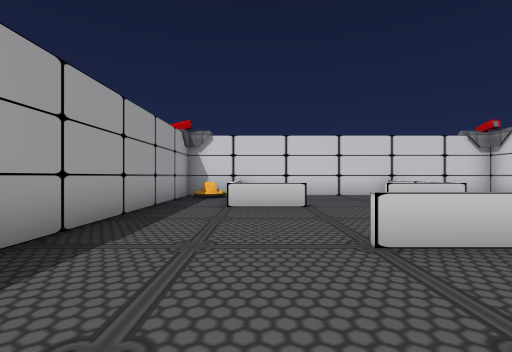
[1] (above)

12 first-person views from a walk through a 3-D level made in the Unity game engine. The camera is 1.3 m above the floor, looks level and sees 85° across. The floor is counted in squares, 2 m on a side. Each view is taken from the middle of a square. On the plan, view 1 faces up. The plan holds only what a view shows up to about 9 squares ahead; the rest is blank. The place goes on beyond the plan. The player is left out. Some animated figures are left out. Door leaves are left out, so doorways stand open. Some surface patterns are stand-ins.

[2]
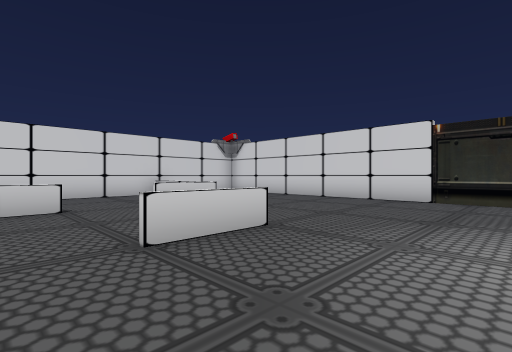

[3]
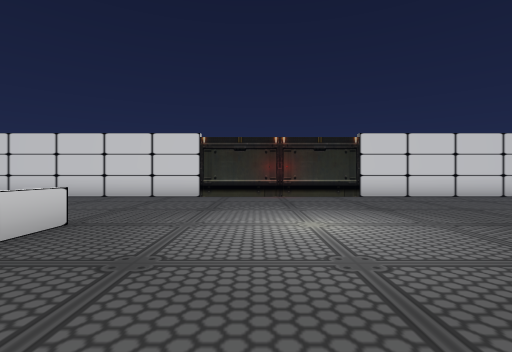

[4]
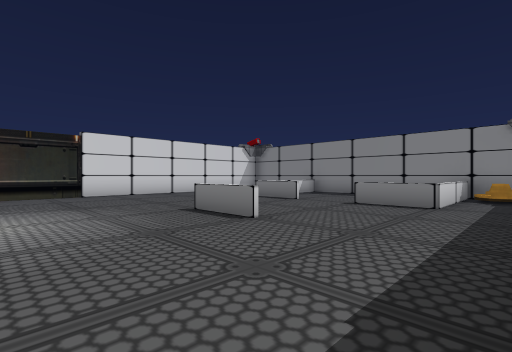

[5]
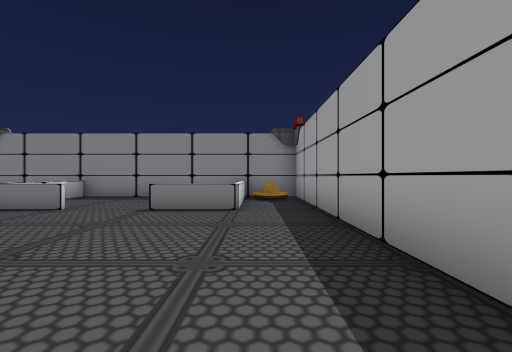

[6]
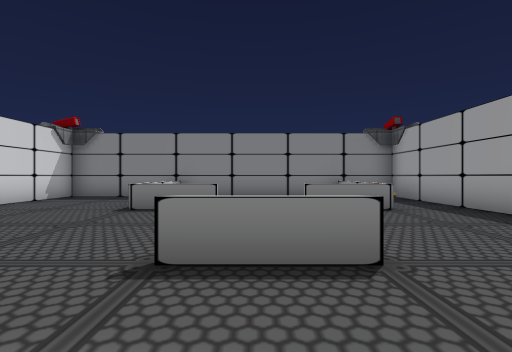

[7]
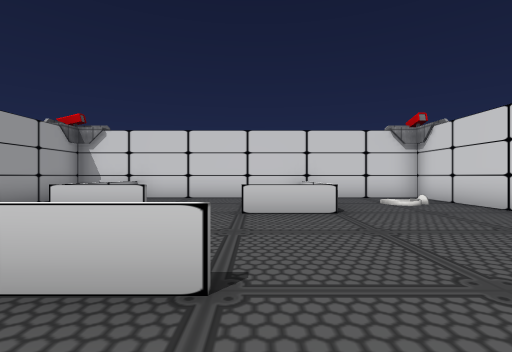

[8]
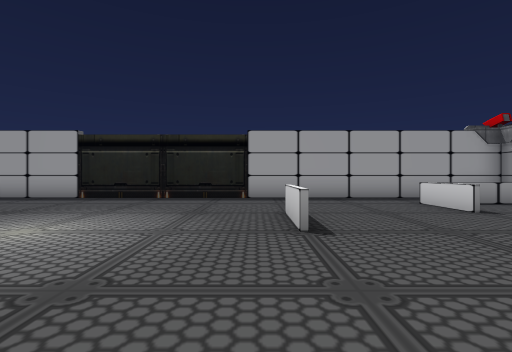

[9]
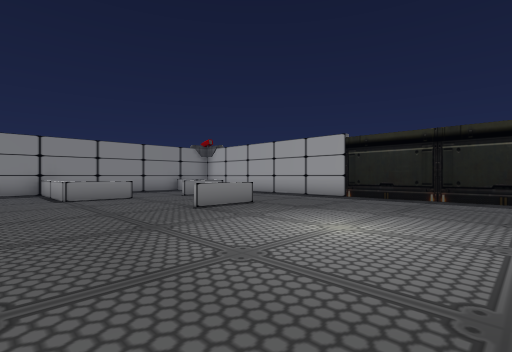

[10]
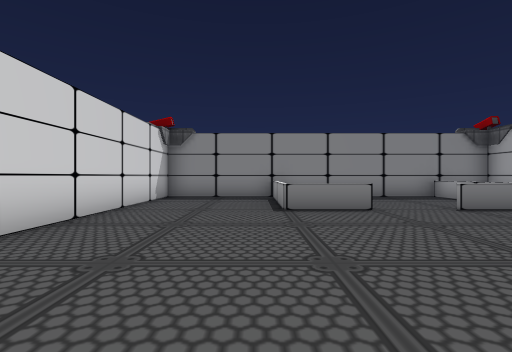

[11]
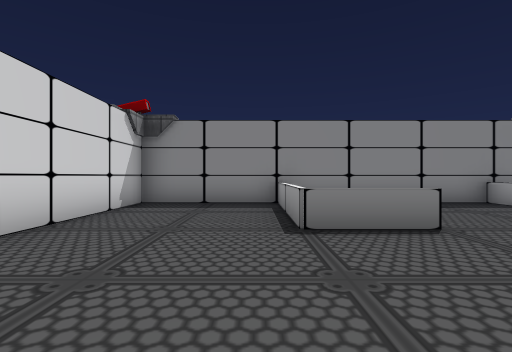

[12]
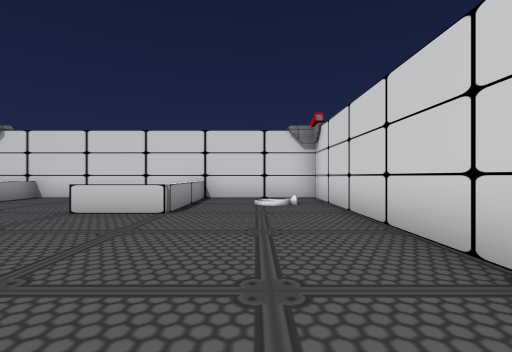

### Floor plan
Ten units are one square. View 1 is at (0, 0); x grows to the right and y downward. Boxes are objects, and circles mark ways between rooms. Rooms are numbered by the first view taken in them; rooms with no view inside come last. Other rooms are left out.
<svg viewBox="-28 -97 110 210">
<path fill="none" stroke="#000" d="M40 108 77 108 77 -92 40 -92M-23 -74 -23 108 -5 108M28 -25 10 -25M10 40 28 40M26 74 45 74 45 108M11 -59 -6 -59M45 -91 45 -59 28 -59M-7 108 -7 74 11 74M40 -92 -23 -92M-5 -92 -5 -60M44 -66 44 -91M-5 108 40 108M-5 78 -5 108M44 108 44 78"/>
<rect x="-15" y="95" width="10" height="10" fill="#bbb"><title>other object</title></rect>
<rect x="-15" y="-85" width="10" height="10" fill="#bbb"><title>other object</title></rect>
<circle cx="15" cy="-60" r="3" fill="#2a7"/>
<circle cx="15" cy="70" r="3" fill="#2a7"/>
<text x="30" y="10">1</text>
<text x="10" y="-80">2</text>
<text x="10" y="90">3</text>
</svg>
Room 1 opens to room 2. Room 1 opens to room 3.

Where each view was taken, in squares from view 1:
view 1: 0 up, 0 right, facing up
view 2: 0 up, 0 right, facing up-right
view 3: 0 up, 1 left, facing right
view 4: 1 down, 2 left, facing down-right
view 5: 2 down, 1 left, facing down
view 6: 2 down, 2 right, facing down
view 7: 1 up, 3 right, facing up
view 8: 2 up, 6 right, facing left
view 9: 1 up, 6 right, facing down-left
view 10: 2 down, 5 right, facing down
view 11: 4 down, 5 right, facing down
view 12: 1 up, 6 right, facing up
